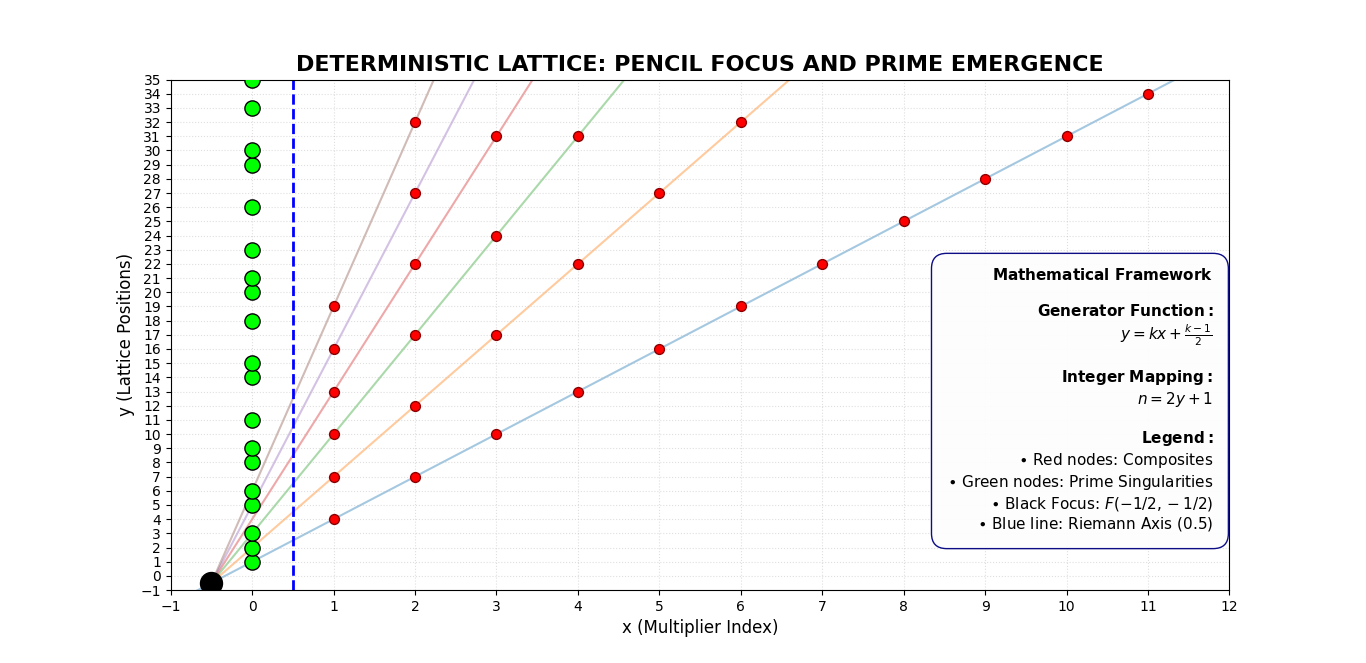

Write Python code to recreate this figure.
import matplotlib.pyplot as plt
import numpy as np

def generate_lattice_final_v2():
    limit_x = 12
    limit_y = 35 
    fig, ax = plt.subplots(figsize=(15, 10), facecolor='white')
    
    focus_x, focus_y = -0.5, -0.5
    
    # Primi 6 generatori (k = 3, 5, 7, 9, 11, 13)
    k_values = [3, 5, 7, 9, 11, 13]
    x_range = np.linspace(-1, limit_x, 300)
    
    all_composites_y = set()
    
    # Disegno del fascio e intersezioni esatte
    for k in k_values:
        y_line = k * x_range + (k - 1) / 2
        ax.plot(x_range, y_line, alpha=0.4, linewidth=1.5, zorder=1)
        
        for x in range(1, limit_x + 1):
            y = k * x + (k - 1) // 2
            if y <= limit_y:
                all_composites_y.add(y)
                ax.scatter(x, y, color='red', s=50, edgecolors='darkred', zorder=4)

    # Lacune (Numeri Primi)
    lattice_y = np.arange(1, limit_y + 1)
    primes_y = [p for p in lattice_y if p not in all_composites_y]
    
    for p in primes_y:
        ax.scatter(0, p, color='lime', s=120, edgecolors='black', zorder=5)

    # Riferimenti strutturali
    ax.axvline(x=0.5, color='blue', linestyle='--', linewidth=2)
    ax.scatter(focus_x, focus_y, color='black', s=250, zorder=10)

    # --- UNIFICAZIONE BOX DESTRA (Legenda + Formule) ---
    # Posizionata leggermente più in alto (va=bottom con y=2 o 3)
    info_text = (
        r"$\mathbf{Mathematical\ Framework}$" + "\n\n" +
        r"$\mathbf{Generator\ Function:}$" + "\n" +
        r"$y = kx + \frac{k-1}{2}$" + "\n\n" +
        r"$\mathbf{Integer\ Mapping:}$" + "\n" +
        r"$n = 2y + 1$" + "\n\n" +
        r"$\mathbf{Legend:}$" + "\n" +
        r"$\bullet$ Red nodes: Composites" + "\n" +
        r"$\bullet$ Green nodes: Prime Singularities" + "\n" +
        r"$\bullet$ Black Focus: $F(-1/2, -1/2)$" + "\n" +
        r"$\bullet$ Blue line: Riemann Axis (0.5)"
    )
    
    ax.text(limit_x - 0.2, 3, info_text, fontsize=11, color='black',
            bbox=dict(facecolor='#fdfdfd', alpha=0.95, edgecolor='navy', boxstyle='round,pad=1'),
            ha='right', va='bottom', zorder=10)

    # Titoli e Assi
    ax.set_title("DETERMINISTIC LATTICE: PENCIL FOCUS AND PRIME EMERGENCE", fontsize=16, fontweight='bold')
    ax.set_xlabel("x (Multiplier Index)", fontsize=12)
    ax.set_ylabel("y (Lattice Positions)", fontsize=12)
    
    # Griglia sui valori interi
    ax.set_xticks(np.arange(-1, limit_x + 1, 1))
    ax.set_yticks(np.arange(-1, limit_y + 1, 1))
    ax.grid(True, linestyle=':', alpha=0.4)
    
    ax.set_xlim(-1, limit_x)
    ax.set_ylim(-1, limit_y)

    plt.show()

generate_lattice_final_v2()
